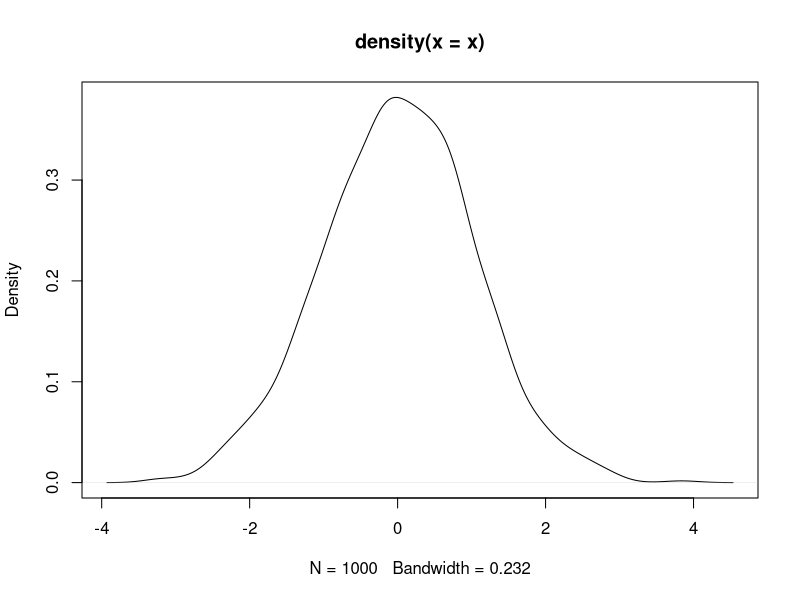

The R script that drew this image:
## ---- chunk 1
knitr::opts_chunk$set(echo = TRUE)
## ---- chunk 2
x <- rnorm(1000,0,1)
head(x)
## ---- chunk 3
plot(density(x))
